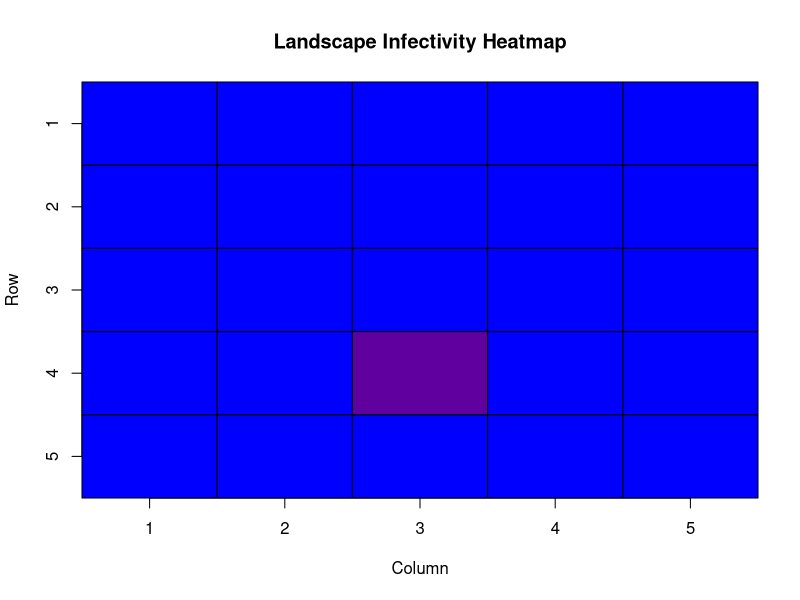
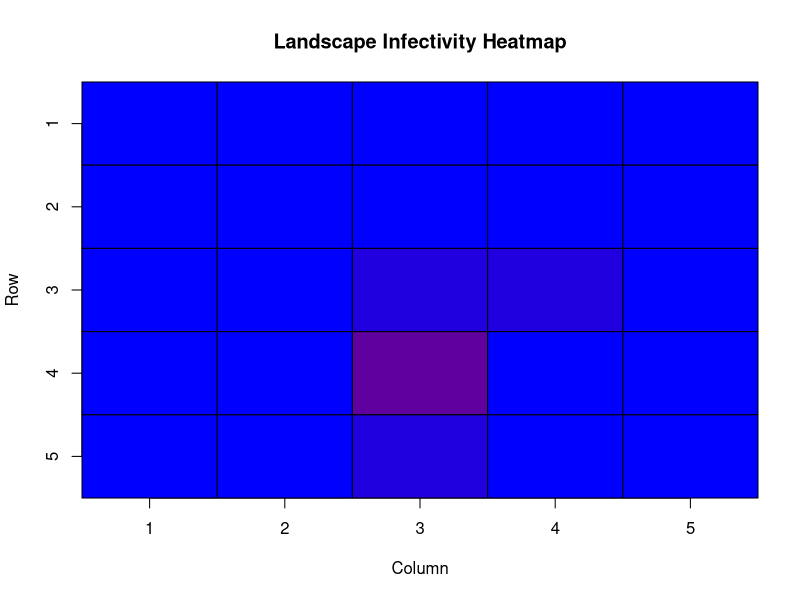
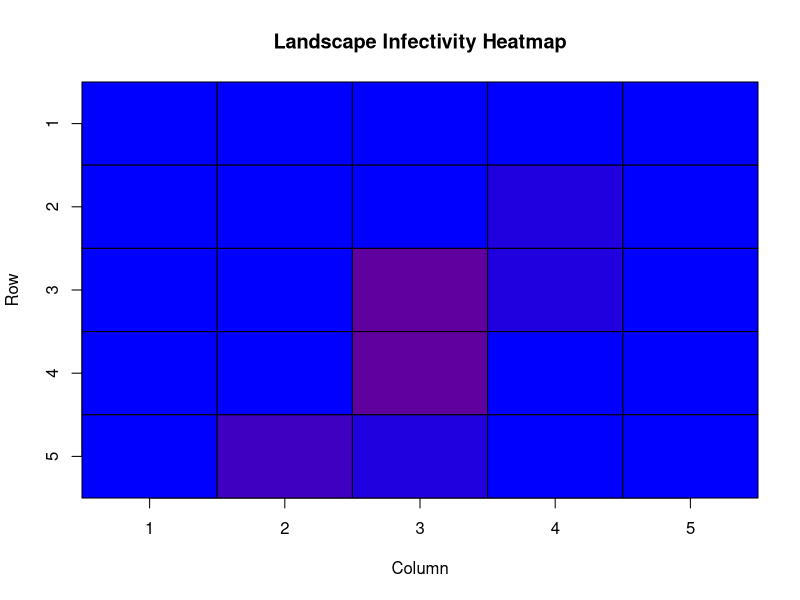
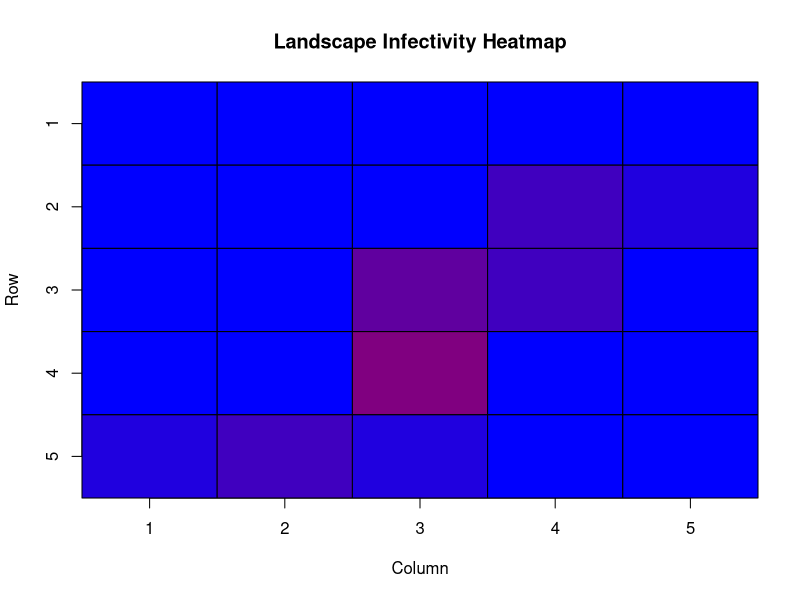
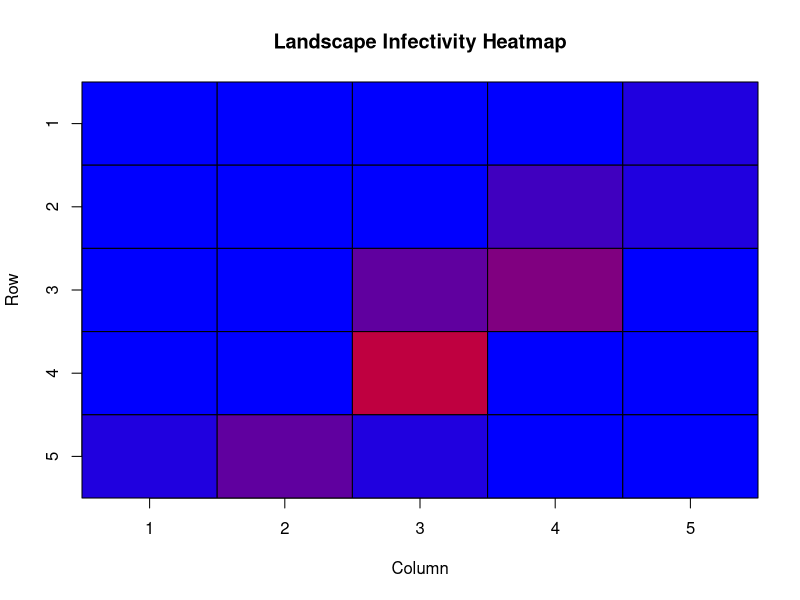
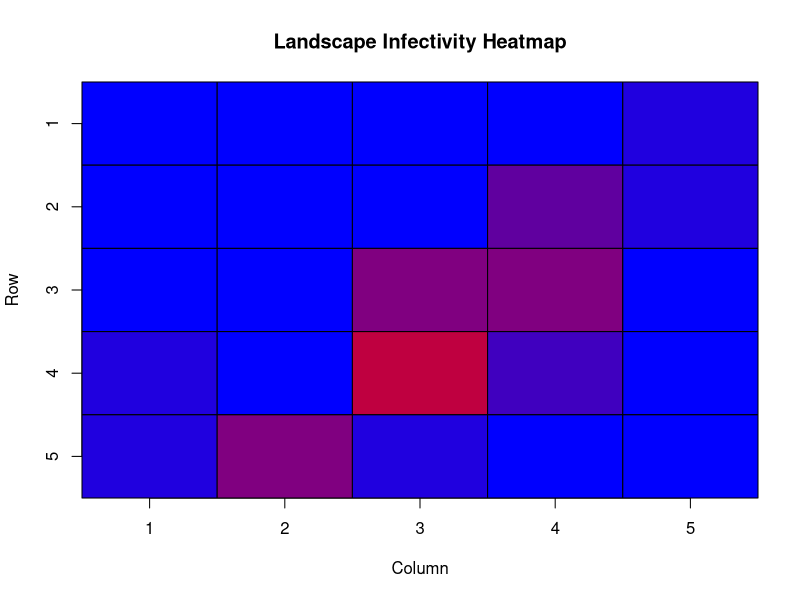
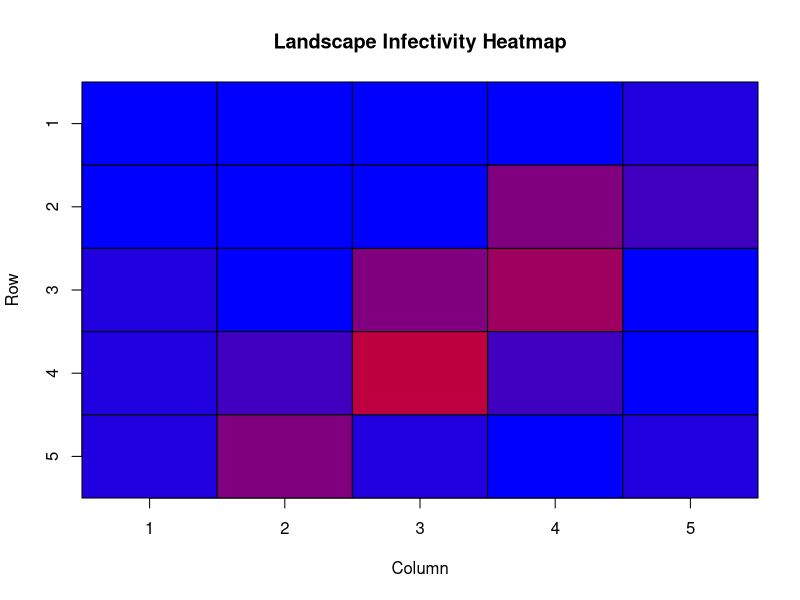
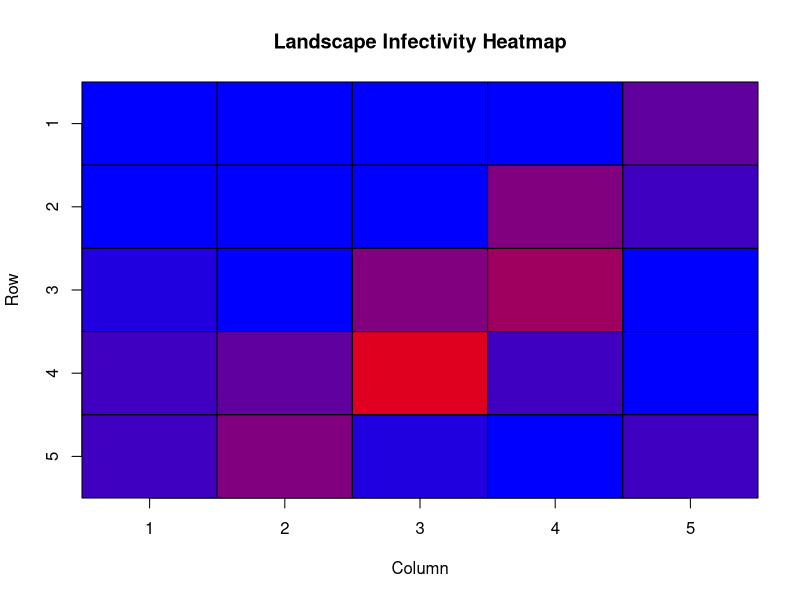

These figures' R source, in order:
library(tidyverse)
library(plotrix)

#' initiates a landcape matrix of vectors of random 0's and 1's
#' @param nrow number of rows in matrix
#' @param ncol number of columns in matrix
#' @export
make_landscape_matrix <- function(nrow, ncol){
   matrix(sample(c(0,1), replace=TRUE, size=nrow*ncol), nrow=nrow)
}

#' initiates an infection matrix of all 0's
#' @param nrow number of rows in matrix
#' @param ncol number of columns in matrix
#' @export
make_infection_matrix<-function(nrow,ncol){
   matrix(sample(c(0), replace=TRUE, size=nrow*ncol), nrow=nrow)
}

# TODO return a list of ALL INFECTED DEER, this currently only returns the first one seen by the iterator

#' Helper function
#' want it to return a list of infected deer
#' @param data_frame holds data about deer
#' @export
get_infected_deer<-function(data_frame){
  # iterator for empty infected_inds array
  j<-1
  infected_inds<-rep()
  for(i in 1:nrow(data_frame)){
    if(data_frame[i,]$status == "I"){
      infected_inds[[j]]<-c(data_frame[i,]$id,
                            data_frame[i,]$xloc,
                            data_frame[i,]$yloc
                            )
      j<-j+1
    }
  }
  infected_inds
}

# TODO use the single parameter used in white's code for the location of the deer

#' Updates individual values within dataframe
#' @param data_frame holds data about deer
#' @param infection_matrix holds data about current infectivity levels of landscape
#' @param infectivity_threshold some amount of disease where infection automatically happens (definitely subject to change)
#' @export
update_infection_statuses<-function(data_frame, infection_matrix, infectivity_threshold){
  inf_inds<-get_infected_deer(data_frame)
  print(length(inf_inds))
  # TODO break this off into it's own function, maybe is_same_location
  for(i in 1:nrow(data_frame)){
    if(data_frame[i,]$status=="S"){
      if(is_cell_inf_val_above_threshold(infection_matrix[data_frame[i,]$xloc + data_frame[i,]$yloc],infectivity_threshold)){
        data_frame[i,]$status = "I"
      }
      else{
        for(j in 1:length(inf_inds)) {
          if(data_frame[i,]$xloc==inf_inds[[j]][2] & 
              data_frame[i,]$yloc==inf_inds[[j]][3] &
              !(data_frame[i,]$id==inf_inds[[j]][1])){
           data_frame[i,]$status = "I"
          }
        }
      }
    }
  }
  data_frame
}

# new function 
# check locations of each deer
# check_locations<-function(ind, data_frame){
#   for(i in data_frame)
# }

#' Helper function
#' Determines if current cell value is above acceptable "infection" threshold
#' @param cell_value current cell coordinate(s)
#' @param infection_matrix holds data about current infectivity levels of landscape
#' @param infectivity_threshold some amount of disease where infection automatically happens (definitely subject to change)
#' @export
is_cell_inf_val_above_threshold<-function(cell_value, infectivity_threshold){
  cell_value>=infectivity_threshold
}

#' Updates the matrix that holds infection levels for the landscape
#' @param data_frame holds data about deer
#' @param inf_matrix holds data about current infectivity levels of landscape
#' @export
update_infection_matrix<-function(inf_matrix, data_frame){
  for(i in 1:nrow(data_frame)){
    if(data_frame[i,]$status == "I")
      inf_matrix[data_frame[i,]$xloc, data_frame[i,]$yloc]<-inf_matrix[data_frame[i,]$xloc,data_frame[i,]$yloc] + 1
  }
  inf_matrix
}

#' Updates individual locations
#' @param data_frame holds data about deer
#' @export
move<-function(data_frame){
  for(i in 1:nrow(data_frame)){
    nbs<-get_neighbors(c(data_frame[i,]$xloc,data_frame[i,]$yloc), num_row, num_col)
    new_loc<-nbs[[round(runif(1,1,length(nbs)))]]
    data_frame[i,]$xloc<-new_loc[[1]]
    data_frame[i,]$yloc<-new_loc[[2]]
  }
  data_frame
}

#' initiates a data frame of deer
#' @param n.initial # deer
#' @param dim dimension of a vector for random assignment of location
#' @param nI # infected individuals to start
#' @export
make_deer <- function(n.initial,dim, nI){
  id<-1:n.initial
  xloc<-round(runif(n.initial, min=1, max=dim))
  yloc<-round(runif(n.initial, min=1, max=dim))
  # vec<-Cmatrix(yloc,xloc,dim)
  I<-sample(1:n.initial, nI)
  status<-rep("S", times=n.initial)
  status[I]<-"I"
  inds <- data.frame(id = id, xloc=xloc, yloc=yloc, status=status, stringsAsFactors=FALSE) 
  inds
}

#' Helper function
#' returns neighborhood of cells as a list of vectors
#' @param loc current coordinates of individual
#' @param nrow # of rows in landscape matrix
#' @param ncol # columns in landscape matrix
#' @export
get_neighbors<-function(loc, nrow, ncol){
  # list iterator
  k=1
  l<-list()
  # check if either x,y element of loc is greater than
  # the dimension of the landscape matrix
  for(i in -1:1){
    for(j in -1:1){
      # case 1 on left or right edge of matrix
      if(!(loc[1]+i < 1 | loc[1]+i > nrow) & !(loc[2]+j < 1 | loc[2]+j > ncol)){
        l[[k]] <- c(loc[1] + i, loc[2] + j)
        k<-k+1
      }
    }
  }
  l
}
# Main simulation
# TODO make main simulation loop, using functional? (lapply)
check_inds_locs<-function(ind, data_frame){
  for(i in 1:nrow(data_frame)){
    if(is_same_location(ind, data_frame[i,]) & is_not_same_id(ind, data_frame[i,])){
      
    }
  }
}

#helper function is location the same
is_same_location<-function(ind1, ind2){
  (ind1$xloc == ind1$yloc) & (ind1$yloc == ind2$yloc)
}

#helper checks if two ids are the same
is_not_same_id<-function(ind1, ind2){
  !(ind1$id == ind2$id)
}

# CONSTANTS
# TODO look into making these changeable by a user in an x11() window?
num_row=5
infectivity_threshold=2
num_col=5
landscape<-make_landscape_matrix(5,5) 
infection_matrix<-make_infection_matrix(5,5)
deer<-make_deer(8,num_row,1)
deer
inf_ind<-get_infected_deer(deer)
for(i in 1:10){
  deer<-update_infection_statuses(deer, infection_matrix, infectivity_threshold)
  infection_matrix<-update_infection_matrix(infection_matrix, deer)
  print(infection_matrix )
  deer<-move(deer)
  print(deer)
  # add a column with the extreme values (-1,1) to calculate
  # the colors, then drop the extra column in the result
  
  # code for movement map
  # matplot(deer$xloc, deer$yloc, type=,pch=1)
  # code for "heatmap"
  cellcol<-color.scale(cbind(infection_matrix,
                             c(8, rep(1,4))), c(0,1), 0, c(1,0))[,1:5]
  color2D.matplot(infection_matrix,cellcolors=cellcol,
                  main="Landscape Infectivity Heatmap")
  # do the legend call separately to get the full range
  color.legend(0,-4,10,-3,legend=c(0,1,2,3,4,5,6,7,8,9,10),
               rect.col=color.scale(c(0:8),c(0,1),0,c(1,0)),align="rb")
  
  Sys.sleep(2)
}
color.scale
